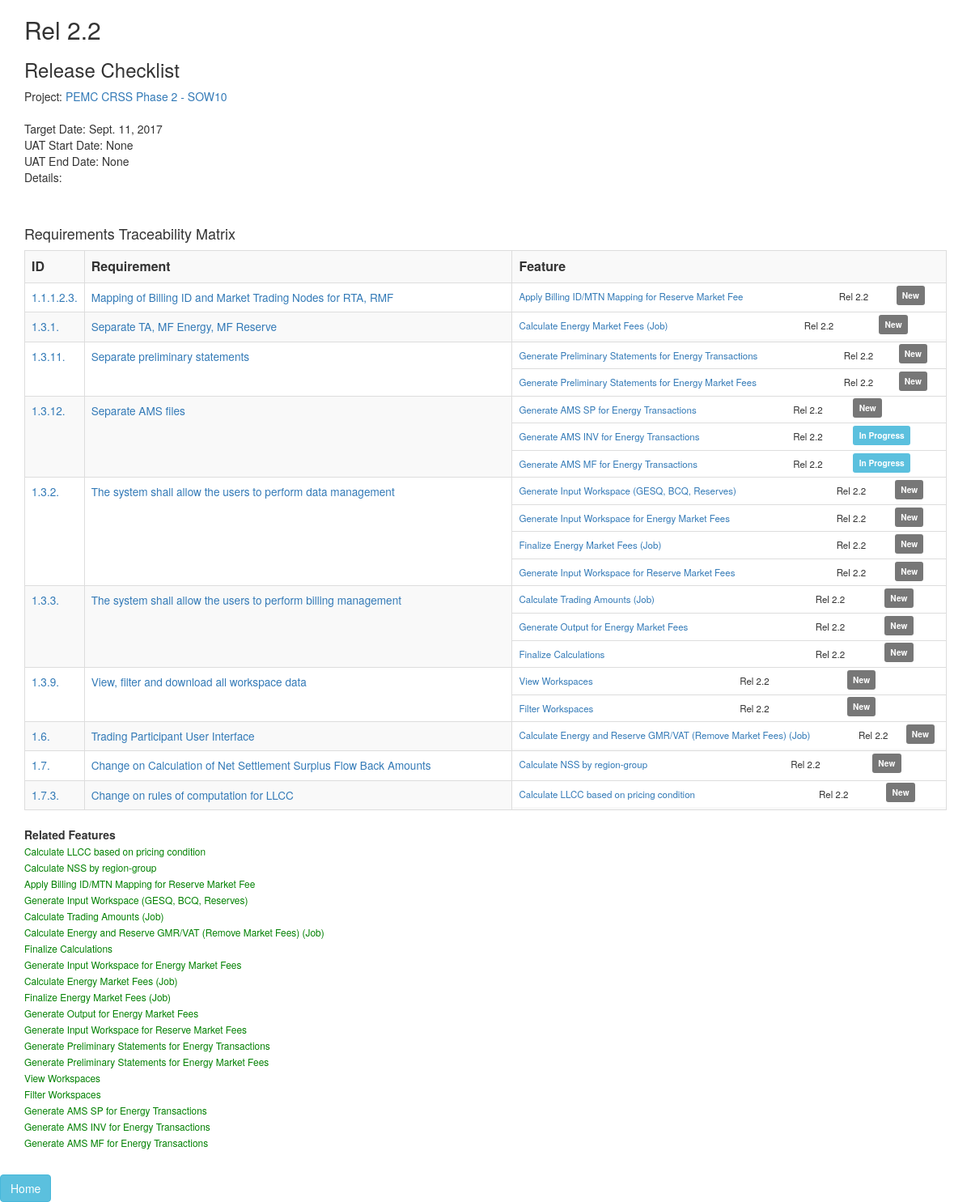
The app's page /joan/release/2/, older data.
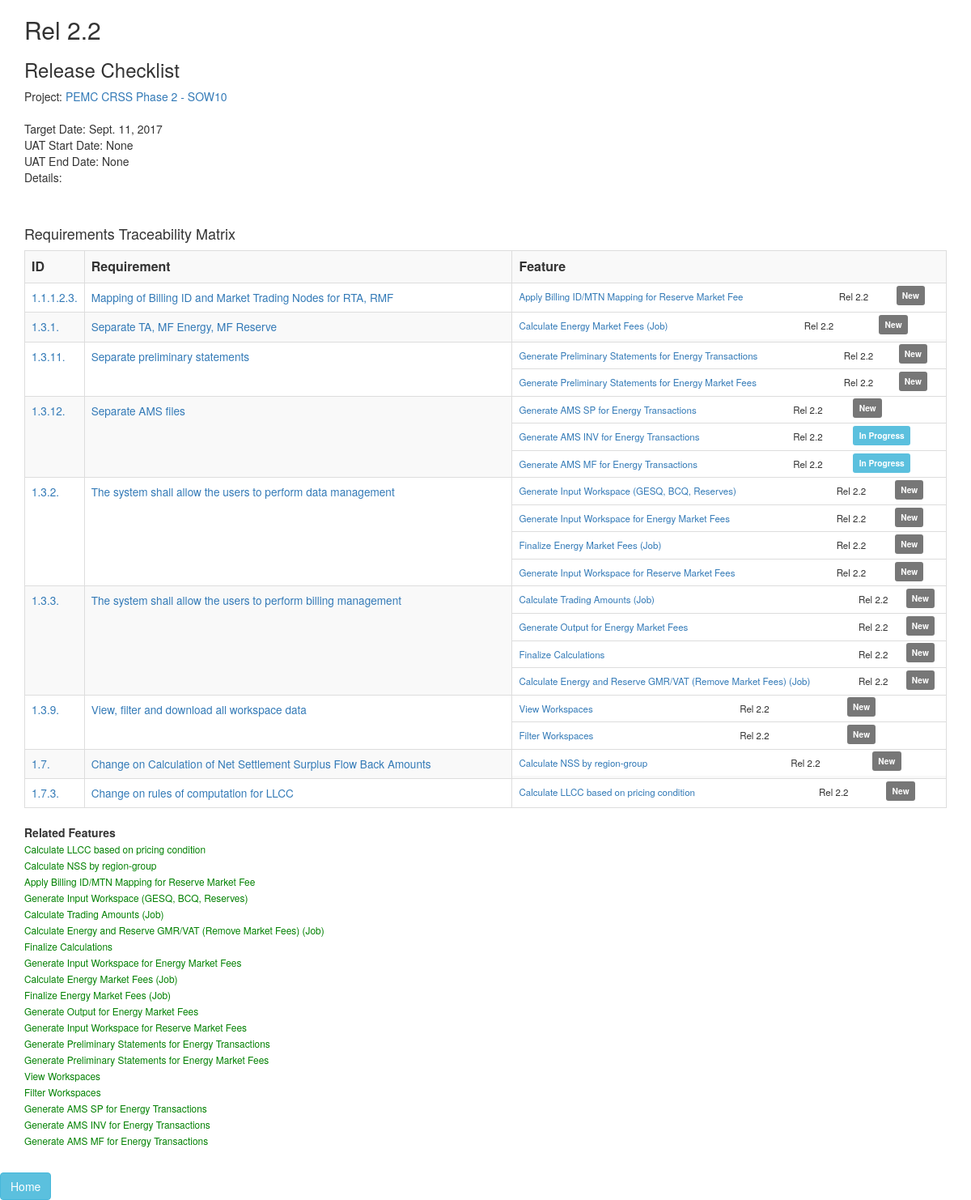
The same page, newer data.
### joan/models.py (models this page shows, shortened)
class Release (models.Model):
    project = models.ForeignKey(Project, on_delete=models.CASCADE, default=DEFAULT_PROJECT)
    release_name = models.CharField(max_length=50)
    release_target_date = models.DateField(blank=True, null=True)
    release_actual_date = models.DateField(blank=True, null=True)
    release_uat_start_date = models.DateField(blank=True, null=True)
    release_uat_end_date = models.DateField(blank=True, null=True)
    release_details = models.CharField(max_length=70,blank=True)
    def __str__(self):
        return "Rel " + self.release_name

class Project (models.Model):
    project_name = models.CharField(max_length=50,unique = True)
    slug = models.SlugField(max_length=10, null=True,unique=True)
    project_company = models.CharField(max_length=50)
    project_description = models.CharField(max_length=50)
    project_start_date = models.DateField(blank=True,null=True)
    project_end_date = models.DateField(blank=True, null=True)
    created_at = models.DateTimeField(auto_now_add=True,null=True)
    updated_at = models.DateTimeField(auto_now=True,null=True)
    def __str__(self):
        return self.project_name

class Requirement(models.Model):
    project = models.ForeignKey(Project, on_delete=models.CASCADE, default=DEFAULT_PROJECT)
    reqd_id = models.CharField('No.',max_length=15,blank=True)
    requirement_heading = models.CharField('Category', max_length=70,blank=True)
    requirement_text = models.CharField('Requirement Name', max_length=300)
    requirement_details = models.TextField('Details',max_length=400,blank=True,null=True)
    created_at = models.DateTimeField(auto_now_add=True,null=True)
    updated_at = models.DateTimeField(auto_now=True,null=True)
    with_reqd_id = models.BooleanField('With Identifier',default=True)
    def __str__(self):
        return self.requirement_heading
    class Meta:
        ordering = ['reqd_id', 'id']

class Feature(models.Model):
    NEW = 'NW'
    DONE_USE_CASE = 'DU'
    IN_PROGRESS = 'IP'
    DONE = 'DO'
    FEATURE_STATUS_CHOICES = (
        (NEW, 'New'),
        (DONE_USE_CASE, 'Use Case Done'),
        (IN_PROGRESS, 'In Progress'),
        (DONE, 'Done'),
    )
    project = models.ForeignKey(Project, on_delete=models.CASCADE, default=DEFAULT_PROJECT)
    requirements = models.ManyToManyField(Requirement)
    release = models.ForeignKey(Release, on_delete=models.CASCADE, null=True, blank=True)
    feature_heading = models.CharField('Category', max_length=50,blank=True)
    feature_text = models.CharField('Feature Name', max_length=200)
    feature_details = models.TextField('Details',max_length=300,blank=True,null=True)
    feature_status = models.CharField(max_length=2,choices=FEATURE_STATUS_CHOICES,default=NEW,)
    created_at = models.DateTimeField(auto_now_add=True,null=True)
    updated_at = models.DateTimeField(auto_now=True,null=True)
    def __str__(self):
        return self.feature_text

### joan/views.py (the view)
# urls.py: url(r'^release/(?P<pk>[a-zA-Z0-9-]+)/$', views.ReleaseView.as_view(), name='release'),
class ReleaseView(generic.DetailView):
    model = Release
    template_name = 'joan/release.html'
    def get_context_data(self, **kwargs):
        context = super(ReleaseView, self).get_context_data(**kwargs)
        context['requirement_list'] = Requirement.objects.filter(feature__release__id__exact=self.kwargs['pk']).distinct()
        return context

### joan/templates/joan/release.html (shortened to what this page needs)
{% load static %}
{% load bootstrap3 %}
{% bootstrap_css %}
<link rel="stylesheet" type="text/css" href="{% static 'joan/style.css' %}" />
<div class="container">
<h2>{{ release }}</h2>
<h3> Release Checklist </h3>
Project: <a href="{% url 'joan:project' release.project.id %}">{{ release.project }}</a> <br>
<br>
Target Date: {{ release.release_target_date }}  <br>
UAT Start Date: {{ release.release_uat_start_date }} <br>
UAT End Date: {{ release.release_uat_end_date }}  <br>
Details: {{ release.release_details }}  <br>
</div>
<div class="container">
  <h4>Requirements Traceability Matrix</h4>
  <table class="table table-striped table-bordered">
    <tr>
      <th> ID </th>
      <th> Requirement</th>
      <th> Feature</th>
    </tr>
      {% for requirement in requirement_list %}
      <tr>
        {% if requirement.with_reqd_id %}
          <td><small><a href="{% url 'joan:requirement' requirement.id %}">{{ requirement.reqd_id }}</a></small></td>
        {% endif %}
          <td class="col-md-6"><small><a href="{% url 'joan:requirement' requirement.id %}">{{ requirement }}</a></small></td>
          {% if requirement.feature_set.count == 0 %}
            <td></td>
          {% else %}
            <td style="padding: 0" class="col-md-6">
              <table class="table table-borderless" style="margin-bottom:0;">
                {% for feature in requirement.feature_set.all %}
                  {% if feature.release.id is release.id %}
                    <tr class="table-borderless">
                      <td><small><small><a href="{% url 'joan:feature' feature.id %}">{{ feature }}</a><small></small></td>
                      <td><small><small>{{ feature.release }}<small></small></td>
                      {% if feature.feature_status == 'NW' %}
                      <td><span class="label label-default"><small>{{ feature.get_feature_status_display }}</small></span></td>
                      {% elif feature.feature_status == 'DU' %}
                      <td><span class="label label-warning"><small>{{ feature.get_feature_status_display }}</small></span></td>
                      {% elif feature.feature_status == 'IP' %}
                      <td><span class="label label-info"><small>{{ feature.get_feature_status_display }}</small></span></td>
                      {% elif feature.feature_status == 'DO' %}
                      <td><span class="label label-success"><small>{{ feature.get_feature_status_display }}</small></span></td>
                      {% endif %}
                    </tr>
                  {% endif %}
                  {% endfor %}
              </table>
            </td>
          {% endif %}
      </tr>
      {% endfor %}
  </table>
</div>
<div class="container horizontal-scroll">
      <b>Related Features</b>
      <ul class="list-unstyled">
          {% for feature in release.feature_set.all %}
          <li><small><a href="{% url 'joan:feature' feature.id %}">{{ feature }}</a></small></li>
          {% endfor %}
        <br>
      </ul>
  </div>
  <a class="btn btn-info" href="{% url 'joan:project' release.project.id %}">Home</a>

### joan/static/joan/style.css (style rules this page uses)
li a { color: green; }
.table-borderless tr:first-child td { border-top: none!important }

Row changes from the older to the newer data that the page shows:
no longer on this page (row unchanged): Requirement: reqd_id "1.6.", requirement_heading "Trading Participant User Interface", Feature (feature_text "Calculate Energy and Reserve GMR/VAT (Remove Market Fees) (Job)", release "Rel 2.2", feature_status "New")
changed Requirement "The system shall allow the users to perform billing management": gains Feature (feature_text "Calculate Energy and Reserve GMR/VAT (Remove Market Fees) (Job)", release "Rel 2.2", feature_status "New")
